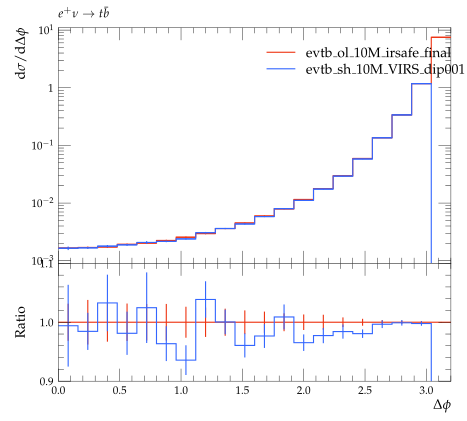

The script that saved this image:
#! /usr/bin/env python

# This Python script was auto-generated using YODA v2.0.0.
# Analysis object: /evtb/cutEg_tjb_dphi
# Timestamp: 16-04-2024 (13:49:16)

import matplotlib as mpl
import matplotlib.pyplot as plt
mpl.use('Agg') # comment out for interactive use
import os
import numpy as np

plotDir = os.path.split(os.path.realpath(__file__))[0]
if 'YODA_USER_PLOT_PATH' in globals():
    plot_outdir = globals()['YODA_USER_PLOT_PATH']
else:
    plot_outdir = plotDir

#plot style
plt.style.use(os.path.join(plotDir, '../default.mplstyle'))
# plot metadata
figW, figH = plt.rcParams['figure.figsize']
ax_xLabel = r'$\Delta\phi$'
ax_yLabel = r'$\mathrm{d}\sigma / \mathrm{d} \Delta\phi$ '
ax_title  = r'$e^+ \nu \to t \bar b$'
ax_xScale = 'linear'
ax_yScale = 'log'
xLims = (0.0, 3.2)
yLims = (0.0009000000000000001, 11.0)

# TeX-friendly labels for the legend
labels = [ r"evtb\_ol\_10M\_irsafe\_final", r"evtb\_sh\_10M\_VIRS\_dip001\_irsafe\_final" ]

# Create figure and axis objects
fig, (ax, ratio0_ax) = plt.subplots(2, 1, sharex=True,
                  figsize=(figW,figH), gridspec_kw={'height_ratios': (2, 1)})
ratio0_ax.yaxis.set_major_locator(mpl.ticker.MultipleLocator(0.1))
ratio0_ax.set_ylim(0.9, 1.1)
ratio0_ax.set_ylabel('Ratio')

# LineColor map: curve index -> color
linecolors = {0: '#EE3311', 1: '#3366FF'}
# the numerical data is stored in a separate file
dataf = dict()
prefix = os.path.split(__file__)[0]
if prefix:    prefix = prefix + '/'
exec(open(prefix+'cutEg_tjb_dphi__data.py').read(), dataf)


legend_handles = [] # keep track of handles for the legend

# style options for curves
# starts at zorder>=5 to draw curve on top of legend
styles = {
  'curve0': {
    'color' : linecolors[0],
    'linestyle' : '-',
    'marker' : 'o',
    'zorder' : 5,
    'histstyle' : True,
  },
  'curve1': {
    'color' : linecolors[1],
    'linestyle' : '-',
    'marker' : 'o',
    'zorder' : 6,
    'histstyle' : True,
  },
}
# curve from input yoda files in main panel
for label in dataf['yvals'].keys():
    if all(np.isnan(v) for v in dataf['yvals'][label]):
        continue
    tmp = None
    if styles[label]['histstyle']: # draw as histogram
        tmp, = ax.plot(dataf['xedges'], dataf['yedges'][label],
                       color=styles[label]['color'],
                       linestyle=styles[label]['linestyle'],
                       drawstyle='steps-pre', solid_joinstyle='miter',
                       zorder=styles[label]['zorder'], label=label)
        ax.errorbar(dataf['xpoints'], dataf['yvals'][label], color=styles[label]['color'],
                    xerr=dataf['xerrs'], yerr=[dataf['ydowns'][label], dataf['yups'][label]],
                    linestyle='none', zorder=styles[label]['zorder'])
    else: # draw as scatter
        tmp = ax.errorbar(dataf['xpoints'], dataf['yvals'][label],
                          xerr=dataf['xerrs'],
                          yerr=[ dataf['ydowns'][label],
                          dataf['yups'][label] ],
                          fmt=styles[label]['marker'],
                          ecolor=styles[label]['color'],
                          color=styles[label]['color'], zorder=2)
        tmp[-1][0].set_linestyle(styles[label]['linestyle'])
    legend_handles += [tmp]
    for varLabel in dataf['variation_yvals'].keys():
        if varLabel.startswith(label):
            tmp, = ax.plot(dataf['xedges'], dataf['variation_yvals'][varLabel],
                           color=styles[label]['color'],
                           linestyle=styles[label]['linestyle'],
                           drawstyle='steps-pre', solid_joinstyle='miter',
                           zorder=styles[label]['zorder'], alpha=0.5)


# plots on ratio panel
# curve from input yoda files in ratio panel
for label, yvals in dataf['ratio0_yvals'].items():
    if all(np.isnan(v) for v in yvals):
        continue
    if styles[label]['histstyle']: # plot as histogram
        ratio0_ax.plot(dataf['xedges'], yvals,
                       color=styles[label]['color'],
                       linestyle=styles[label]['linestyle'],
                       drawstyle='steps-pre', zorder=1,
                       solid_joinstyle='miter')
        ratio0_ax.vlines(dataf['xpoints'],
                         dataf['ratio0_ymin'][label],
                         dataf['ratio0_ymax'][label],
                         color=styles[label]['color'], zorder=1)
    else: # plot as scatter
        tmp = ratio0_ax.errorbar(dataf['xpoints'],
                                 yvals, xerr=dataf['xerrs'],
                                 yerr=dataf['ratio0_yerrs'][label],
                                 fmt=styles[label]['marker'],
                                 ecolor=styles[label]['color'],
                                 color=styles[label]['color'])
        tmp[-1][0].set_linestyle(styles[label]['linestyle'])

    for varlabel in dataf['ratio0_variation_vals'].keys():
        if varlabel.startswith(label):
            ratio0_ax.plot(dataf['xedges'],
                            dataf['ratio0_variation_vals'][varlabel],
                            color=styles[label]['color'],
                            linestyle=styles[label]['linestyle'],
                            drawstyle='steps-pre', solid_joinstyle='miter',
                            zorder=1, alpha=0.5)

legend_pos = (0.5, 0.97)
ax.legend(legend_handles, labels, loc='upper left', bbox_to_anchor=legend_pos)

# set plot metadata as defined above
ratio0_ax.set_xlabel(ax_xLabel)
ratio0_ax.xaxis.set_label_coords(1., -.15)
ax.set_ylabel(ax_yLabel, loc='top')
ax.set_title(ax_title, loc='left')
ax.set_xscale(ax_xScale)
ax.set_yscale(ax_yScale)
ax.set_xlim(xLims)
ax.set_ylim(yLims)

# tick formatting
plt.rcParams['xtick.top'] = True
plt.rcParams['ytick.right'] = True
ax.yaxis.set_major_locator(mpl.ticker.LogLocator(base=10.0, numticks=np.inf))
ax.yaxis.set_minor_locator(mpl.ticker.LogLocator(
                           base=10.0, subs=np.arange(0.1, 1, 0.1), numticks=np.inf))
fig.align_ylabels((ax, ratio0_ax))
plt.savefig(os.path.join(plot_outdir, 'cutEg_tjb_dphi.pdf'), format='PDF')
plt.savefig(os.path.join(plot_outdir, 'cutEg_tjb_dphi.png'), format='PNG')

plt.close(fig)
